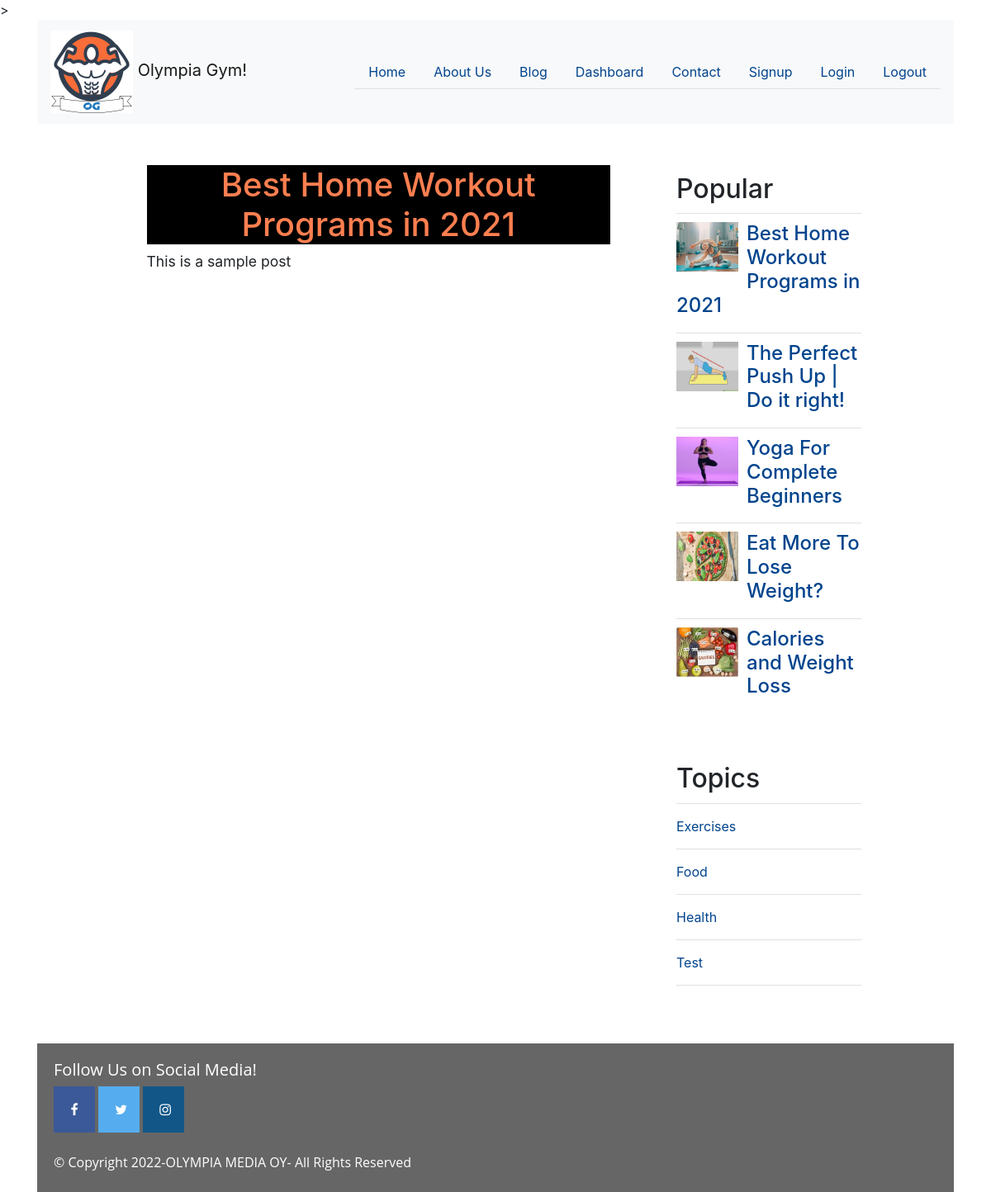
/single.php?id=13, run on the app's committed database.
### tables this page shows
CREATE TABLE `posts` (
  `id` int(11) NOT NULL,
  `user_id` int(11) NOT NULL,
  `topic_id` int(11) DEFAULT NULL,
  `title` varchar(255) NOT NULL,
  `image` varchar(255) NOT NULL,
  `body` text NOT NULL,
  `published` tinyint(4) NOT NULL,
  `created_at` datetime NOT NULL DEFAULT current_timestamp()
);

CREATE TABLE `topics` (
  `id` int(11) NOT NULL,
  `name` varchar(100) NOT NULL,
  `description` text NOT NULL
);

### app/database/db.php (called while the page is built, shortened)
<?php
require('connection.php');
function executeQuery($sql, $data)
{
    global $con;
    $stmt = $con->prepare($sql);
    $values = array_values($data);
    $types = str_repeat('s', count($values));
    $stmt->bind_param($types, ...$values);
    $stmt->execute();
    return $stmt;
}
function selectAll($table, $conditions = [])
{
    global $con;
    $sql = "SELECT * FROM $table";
    if (empty($conditions)) {
        $stmt = $con->prepare($sql);
        $stmt->execute();
        $records = $stmt->get_result()->fetch_all(MYSQLI_ASSOC);
        return $records;
    } else {
        $i = 0;
        foreach ($conditions as $key => $value) {
            if ($i === 0) {
                $sql = $sql . " WHERE $key=?";
            } else {
                $sql = $sql . " AND $key=?";
            }
            $i++;
        }
        $stmt = executeQuery($sql, $conditions);
        $records = $stmt->get_result()->fetch_all(MYSQLI_ASSOC);
        return $records;
    }
}
function selectOne($table, $conditions)
{
    $sql = "SELECT * FROM $table";
    $i = 0;
    foreach ($conditions as $key => $value) {
        if ($i === 0) {
            $sql = $sql . " WHERE $key=?";
        } else {
            $sql = $sql . " AND $key=?";
        }
        $i++;
    }
    $sql = $sql . " LIMIT 1";
    $stmt = executeQuery($sql, $conditions);
    $records = $stmt->get_result()->fetch_assoc();
    return $records;
}

### app/controllers/posts.php (called while the page is built, shortened)
<?php
include(ROOT_PATH . "/app/database/db.php");
$table = 'posts';
$topics = selectAll('topics');
$posts = selectAll($table);

### single.php (the view, shortened to what this page needs)
<?php
include(ROOT_PATH . '/app/controllers/posts.php');
if (isset($_GET['id'])) {
  $post = selectOne('posts', ['id' => $_GET['id']]);
}
$topics = selectAll('topics');
$posts = selectAll('posts', ['published' => 1]);
?>
<head>
  <link rel="stylesheet" href="https://use.fontawesome.com/releases/v5.7.2/css/all.css"
>
  <link rel="stylesheet" href="assets/css/styleblog.css">
</head>
<body>
  <?php include("header.php"); ?>
  <div class="container">
  <div class="col-12">
    <div class="content clearfix">
      <div class="main-content-wrapper">
        <div class="main-content single">
          <h1 class="heading">
            <?php echo $post['title']; ?>
          </h1>
          <div class="post-content">
            <?php echo html_entity_decode($post['body']); ?>
          </div>
</div>
</div>
      <div class="sidebar single">
        <div class="section popular">
          <h2 class="section-title">Popular</h2>
          <?php foreach ($posts as $p): ?>
            <div class="post clearfix">
              <img src="<?php echo BASE_URL . '/html-website/images/' . $p['image']; ?>" alt="">
              <a href="" class="title">
                <h4><?php echo $p['title'] ?></h4>
              </a>
            </div>
          <?php endforeach; ?>
        </div>
        <div class="section topics">
          <h2 class="section-title">Topics</h2>
          <ul>
            <?php foreach ($topics as $topic): ?>
              <li><a href="<?php echo BASE_URL . '/blog.php?t_id=' . $topic['id'] . '&name=' . $topic['name'] ?>"><?php echo $topic['name']; ?></a></li>
            <?php endforeach; ?>
          </ul>
        </div>
      </div>
    </div>
            </div>
            </div>
    <?php
include("footer.php");
?>
</html>

### assets/css/styleblog.css (style rules this page uses)
* { box-sizing: border-box; }
a { text-decoration: none; color: white; }
.clearfix::after { content: ""; display: block; clear: both; }
.content { width: 90%; margin: 30px auto 30px; }
.main-content { width: 70%; float: left; }
.main-content.single { background: white; padding: 20px 50px; font-size: 1.1em; border-radius: 5px; }
.popular .post { border-top: 1px solid #e0e0e0; margin-top: 10px; padding-top: 10px; }
.popular .post img { height: 60px; width: 75px; float: left; margin-right: 10px; }
.content .sidebar { width: 30%; float: left; }
.content .sidebar.single { padding: 0px 10px; }
.content .sidebar .section { background: white; padding: 20px; border-radius: 5px; margin-bottom: 20px; }
.content .sidebar .section .section-title { margin: 10px 0px 10px 0px; }
.content .sidebar .section.topics ul { margin: 0px; padding: 0px; list-style: none; border-top: 1px solid #e0e0e0; }
.content .sidebar .section.topics ul li a { display: block; padding: 15px 0px 15px 0px; border-bottom: 1px solid #e0e0e0; transition: all 0.3s; }

### html-website/style.css (style rules this page uses)
a { color: #01448d }
a { color: #01448d; }
.col-12 { background-color: rgba(253, 253, 253, 0); }
h1 { text-align:center; background-color: rgb(0, 0, 0); color: coral; }
* { box-sizing: border-box; }

### data on the page
posts: title "Best Home Workout Programs in 2021", body "This is a sample post", image (picture)
posts: image (picture), title "The Perfect Push Up | Do it right!"
posts: image (picture), title "Yoga For Complete Beginners"
posts: image (picture), title "Eat More To Lose Weight?"
posts: image (picture), title "Calories and Weight Loss"
topics: name "Exercises"
topics: name "Food"
topics: name "Health"
topics: name "Test"
